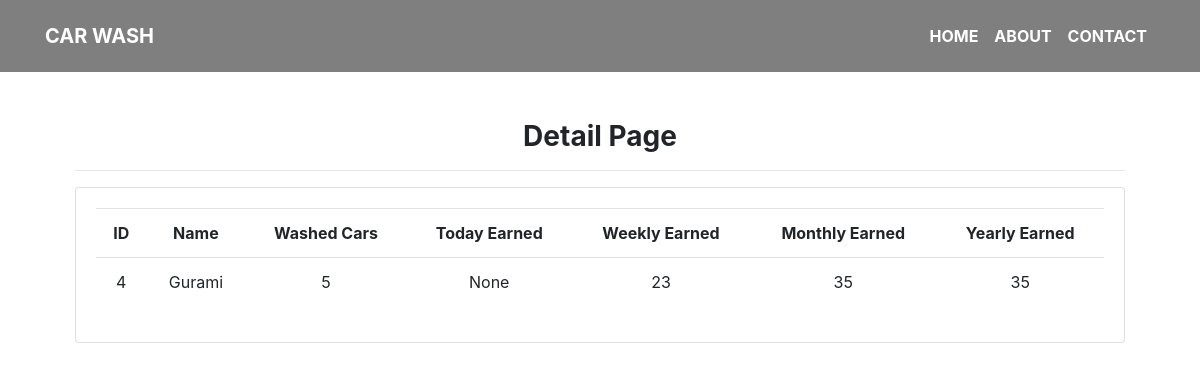
The app's page /washer_detail/4/, older data.
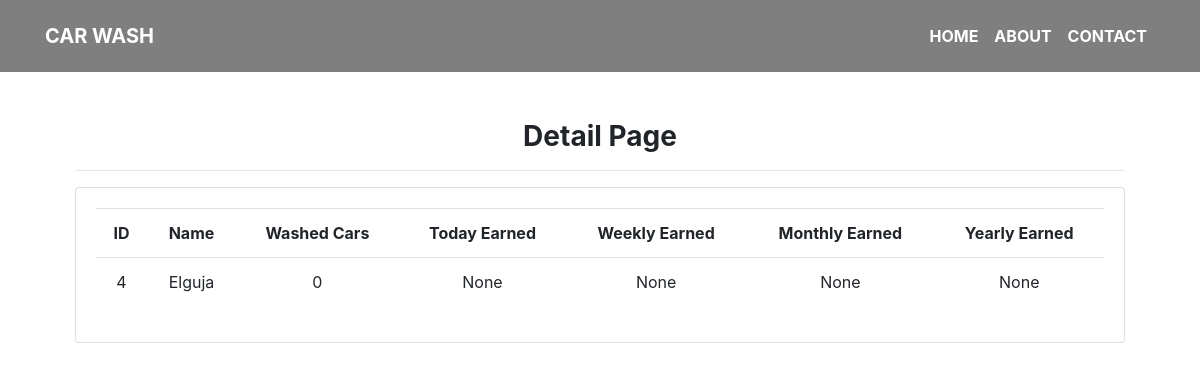
The same page, newer data.
### car_wash/models.py (models this page shows, shortened)
class CarWasher(models.Model):
    name = models.CharField(max_length=200)

### car_wash/views.py (the view)
# urls.py: path('washer_detail/<int:pk>/', view=washer_detail, name='washer-detail'),
def washer_detail(request, pk: int):
    washer_by_id = CarWasher.objects.get(pk=pk)
    orders = washer_by_id.orders.all()
    today = datetime.today()
    context = {
        'washer_by_id': washer_by_id,
        'today_earned': orders.filter(created_date__range=[date(1), today]).aggregate(salary=Sum('order_price')).get(
            'salary'),
        'weekly_earned': orders.filter(created_date__range=[date(7), today]).aggregate(salary=Sum('order_price')).get(
            'salary'),
        'monthly_earned': orders.filter(created_date__range=[date(30), today]).aggregate(salary=Sum('order_price')).get(
            'salary'),
        'yearly_earned': orders.filter(created_date__range=[date(365), today]).aggregate(salary=Sum('order_price')).get(
            'salary'),
    }
    return render(request, 'washer_details.html', context)

### car_wash/get_date.py (called while the page is built)
def date(days):
    return datetime.now() - timedelta(days=days)

### car_wash/templates/washer_details.html
{% extends 'base.html' %}
{% block body %}
    <br>
    <br>
    <br>
    <br>
    <br>
    <div class="container">
<div class="col-md-12">
		<h3><strong>Detail Page</strong></h3>
		<hr>
		<div class="card card-body">
            <table class="table">
				<tr>
                    <th>ID</th>
                    <th>Name</th>
                    <th>Washed Cars</th>
                    <th>Today Earned</th>
                    <th>Weekly Earned</th>
                    <th>Monthly Earned</th>
                    <th>Yearly Earned</th>
				</tr>
                <tr>
                    <td>{{ washer_by_id.id }}</td>
					<td>{{ washer_by_id.name }}</td>
                    <td>{{ washer_by_id.orders.count }}</td>
                    <td>{{ today_earned }}</td>
                    <td>{{ weekly_earned }}</td>
                    <td>{{ monthly_earned }}</td>
                    <td>{{ yearly_earned }}</td>
                </tr>
			</table>
		</div>
	</div>
{% endblock body %}

Row changes from the older to the newer data that the page shows:
changed CarWasher id 4: name "Gurami" → "Elguja"; orders.count "5" → "0"
Text that changed along with them:
{{ weekly_earned }}: "23" → "None"
{{ monthly_earned }}: "35" → "None"
{{ yearly_earned }}: "35" → "None"
